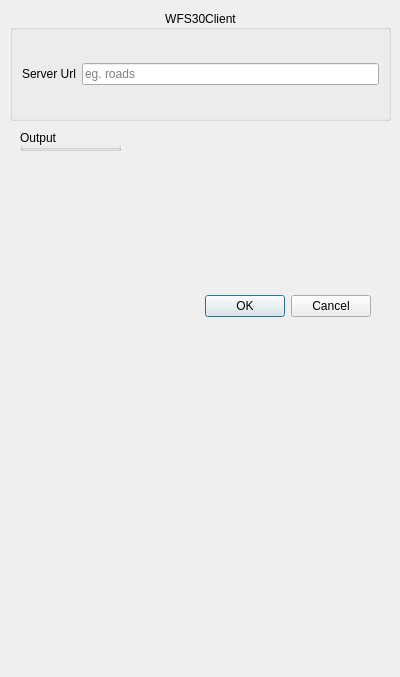
<?xml version="1.0" encoding="UTF-8"?>
<ui version="4.0">
 <class>WFSClientDockWidgetBase</class>
 <widget class="QDialog" name="WFSClientDockWidgetBase">
  <property name="geometry">
   <rect>
    <x>0</x>
    <y>0</y>
    <width>400</width>
    <height>677</height>
   </rect>
  </property>
  <property name="windowTitle">
   <string>WFS30Client</string>
  </property>
  <property name="autoFillBackground">
   <bool>false</bool>
  </property>
  <widget class="QDialogButtonBox" name="button_box">
   <property name="geometry">
    <rect>
     <x>30</x>
     <y>290</y>
     <width>341</width>
     <height>32</height>
    </rect>
   </property>
   <property name="orientation">
    <enum>Qt::Horizontal</enum>
   </property>
   <property name="standardButtons">
    <set>QDialogButtonBox::Cancel|QDialogButtonBox::Ok</set>
   </property>
  </widget>
  <widget class="QGroupBox" name="output_group_2">
   <property name="geometry">
    <rect>
     <x>10</x>
     <y>10</y>
     <width>381</width>
     <height>111</height>
    </rect>
   </property>
   <property name="sizePolicy">
    <sizepolicy hsizetype="Minimum" vsizetype="Preferred">
     <horstretch>0</horstretch>
     <verstretch>0</verstretch>
    </sizepolicy>
   </property>
   <property name="title">
    <string>WFS30Client</string>
   </property>
   <property name="alignment">
    <set>Qt::AlignCenter</set>
   </property>
   <property name="flat">
    <bool>false</bool>
   </property>
   <layout class="QGridLayout" name="gridLayout_4">
    <item row="0" column="0">
     <widget class="QLabel" name="input_server_file_label_">
      <property name="text">
       <string>Server Url</string>
      </property>
     </widget>
    </item>
    <item row="0" column="1">
     <widget class="QLineEdit" name="server">
      <property name="sizePolicy">
       <sizepolicy hsizetype="MinimumExpanding" vsizetype="Fixed">
        <horstretch>0</horstretch>
        <verstretch>0</verstretch>
       </sizepolicy>
      </property>
      <property name="autoFillBackground">
       <bool>false</bool>
      </property>
      <property name="inputMethodHints">
       <set>Qt::ImhNone</set>
      </property>
      <property name="text">
       <string/>
      </property>
      <property name="placeholderText">
       <string>eg. roads</string>
      </property>
     </widget>
    </item>
   </layout>
  </widget>
  <widget class="Q3TextBrowser" name="textBrowser">
   <property name="geometry">
    <rect>
     <x>10</x>
     <y>160</y>
     <width>361</width>
     <height>101</height>
    </rect>
   </property>
  </widget>
  <widget class="QGroupBox" name="groupBox">
   <property name="geometry">
    <rect>
     <x>20</x>
     <y>130</y>
     <width>101</width>
     <height>21</height>
    </rect>
   </property>
   <property name="title">
    <string>Output</string>
   </property>
  </widget>
 </widget>
 <customwidgets>
  <customwidget>
   <class>Q3Frame</class>
   <extends>QFrame</extends>
   <header>Qt3Support/Q3Frame</header>
   <container>1</container>
  </customwidget>
  <customwidget>
   <class>Q3TextEdit</class>
   <extends>Q3Frame</extends>
   <header>q3textedit.h</header>
  </customwidget>
  <customwidget>
   <class>Q3TextBrowser</class>
   <extends>Q3TextEdit</extends>
   <header>Qt3Support/Q3TextBrowser</header>
  </customwidget>
 </customwidgets>
 <resources/>
 <connections>
  <connection>
   <sender>button_box</sender>
   <signal>accepted()</signal>
   <receiver>WFSClientDockWidgetBase</receiver>
   <slot>accept()</slot>
   <hints>
    <hint type="sourcelabel">
     <x>190</x>
     <y>285</y>
    </hint>
    <hint type="destinationlabel">
     <x>199</x>
     <y>338</y>
    </hint>
   </hints>
  </connection>
  <connection>
   <sender>button_box</sender>
   <signal>rejected()</signal>
   <receiver>WFSClientDockWidgetBase</receiver>
   <slot>reject()</slot>
   <hints>
    <hint type="sourcelabel">
     <x>190</x>
     <y>285</y>
    </hint>
    <hint type="destinationlabel">
     <x>199</x>
     <y>338</y>
    </hint>
   </hints>
  </connection>
 </connections>
</ui>
